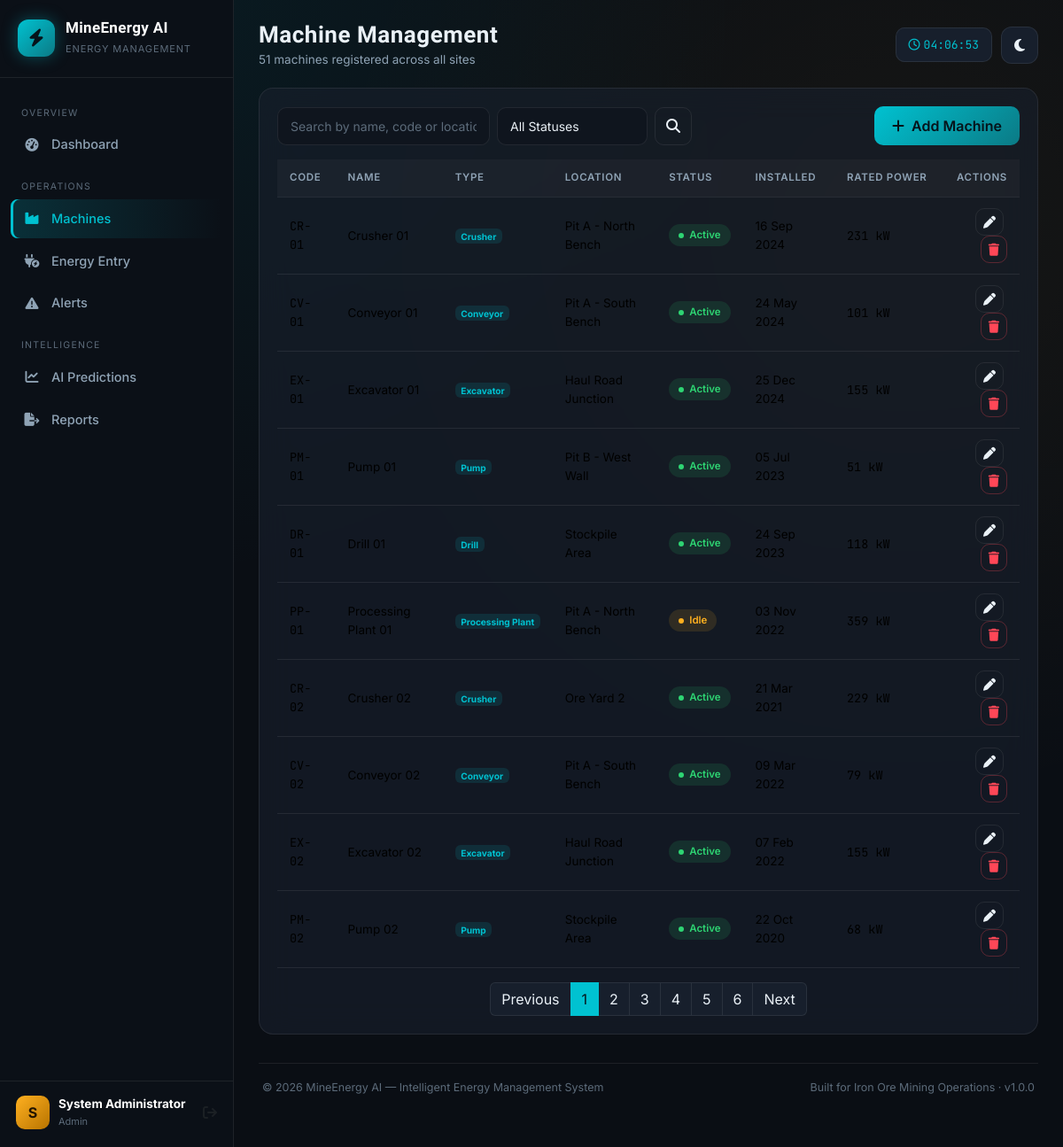
Page /machines/ (signed in) on the committed database.
### models/models.py (models this page shows, shortened)
class User(UserMixin, db.Model):
    __tablename__ = "users"
    id = db.Column(db.Integer, primary_key=True)
    full_name = db.Column(db.String(120), nullable=False)
    username = db.Column(db.String(80), unique=True, nullable=False, index=True)
    email = db.Column(db.String(120), unique=True, nullable=False)
    password_hash = db.Column(db.String(255), nullable=False)
    role = db.Column(db.String(30), default="Operator")  # Admin / Manager / Operator
    created_at = db.Column(db.DateTime, default=datetime.utcnow)

class Machine(db.Model):
    __tablename__ = "machines"
    id = db.Column(db.Integer, primary_key=True)
    machine_code = db.Column(db.String(20), unique=True, nullable=False)  # e.g. CR-01
    name = db.Column(db.String(120), nullable=False)
    machine_type = db.Column(db.String(50), nullable=False)  # Crusher, Conveyor, etc.
    location = db.Column(db.String(120), nullable=False)
    status = db.Column(db.String(20), default="Active")  # Active / Idle / Maintenance / Offline
    installation_date = db.Column(db.Date, nullable=False)
    rated_power_kw = db.Column(db.Float, default=100.0)  # nameplate power rating
    created_at = db.Column(db.DateTime, default=datetime.utcnow)
    energy_records = db.relationship(
        "EnergyRecord", backref="machine", lazy="dynamic", cascade="all, delete-orphan"
    )
    alerts = db.relationship(
        "Alert", backref="machine", lazy="dynamic", cascade="all, delete-orphan"
    )
    predictions = db.relationship(
        "Prediction", backref="machine", lazy="dynamic", cascade="all, delete-orphan"
    )

### routes/machines.py (the view, shortened to what this page needs)
@machines_bp.route("/")
@login_required
def index():
    search = request.args.get("q", "").strip()
    status_filter = request.args.get("status", "").strip()
    page = request.args.get("page", 1, type=int)
    query = Machine.query
    if status_filter:
        query = query.filter(Machine.status == status_filter)
    pagination = query.order_by(Machine.id).paginate(
        page=page, per_page=Config.MACHINES_PER_PAGE, error_out=False
    )
    return render_template(
        "machines.html",
        machines=pagination.items,
        pagination=pagination,
        search=search,
        status_filter=status_filter,
        machine_types=MACHINE_TYPES,
        statuses=STATUSES,
    )

### app.py (called while the page is built)
@login_manager.user_loader
def load_user(user_id):
    return db.session.get(User, int(user_id))

### utils/helpers.py (called while the page is built)
def format_number(value, decimals=1):
    try:
        return f"{float(value):,.{decimals}f}"
    except (TypeError, ValueError):
        return value

### templates/machines.html (shortened to what this page needs)
{% extends "base.html" %}
{% block page_title %}Machine Management{% endblock %}
{% block page_subtitle %}{{ pagination.total }} machines registered across all sites{% endblock %}
{% block content %}
<div class="glass-card fade-in-up">
  <div class="d-flex flex-wrap justify-content-between align-items-center gap-2 mb-3">
    <form class="d-flex gap-2 flex-wrap form-industrial" method="GET">
      <input type="text" name="q" value="{{ search }}" class="form-control" style="width:240px;" placeholder="Search by name, code or location...">
      <select name="status" class="form-select" style="width:170px;">
        <option value="">All Statuses</option>
      </select>
      <button class="btn btn-outline-industrial" type="submit"><i class="fa-solid fa-magnifying-glass"></i></button>
    </form>
    <a href="{{ url_for('machines.add') }}" class="btn btn-industrial">
      <i class="fa-solid fa-plus me-2"></i>Add Machine
    </a>
  </div>
  <div class="table-responsive">
    <table class="table table-industrial align-middle">
      <thead>
        <tr>
          <th>Code</th><th>Name</th><th>Type</th><th>Location</th>
          <th>Status</th><th>Installed</th><th>Rated Power</th><th class="text-end">Actions</th>
        </tr>
      </thead>
      <tbody>
        {% for m in machines %}
        <tr>
          <td class="mono">{{ m.machine_code }}</td>
          <td>{{ m.name }}</td>
          <td><span class="badge" style="background:rgba(0,194,209,0.12); color:var(--accent-cyan);">{{ m.machine_type }}</span></td>
          <td>{{ m.location }}</td>
          <td><span class="status-pill status-{{ m.status.lower() }}">{{ m.status }}</span></td>
          <td>{{ m.installation_date.strftime('%d %b %Y') }}</td>
          <td class="mono">{{ m.rated_power_kw | fmt(0) }} kW</td>
          <td class="text-end">
            <a href="{{ url_for('machines.edit', machine_id=m.id) }}" class="btn btn-sm btn-outline-industrial me-1" title="Edit">
              <i class="fa-solid fa-pen"></i>
            </a>
            <button class="btn btn-sm btn-outline-industrial" style="color:var(--accent-red); border-color:rgba(255,71,87,0.3);"
                    data-bs-toggle="modal" data-bs-target="#deleteModal{{ m.id }}" title="Delete">
              <i class="fa-solid fa-trash"></i>
            </button>
          </td>
        </tr>
        {% else %}
        <tr><td colspan="8" class="text-center text-muted py-4">No machines found matching your criteria.</td></tr>
        {% endfor %}
      </tbody>
    </table>
  </div>
  {% if pagination.pages > 1 %}
  <nav>
    <ul class="pagination justify-content-center mb-0">
      <li class="page-item {% if not pagination.has_prev %}disabled{% endif %}">
        <a class="page-link" href="{{ url_for('machines.index', page=pagination.prev_num, q=search, status=status_filter) }}">Previous</a>
      </li>
      {% for p in pagination.iter_pages() %}
        {% if p %}
        <li class="page-item {% if p == pagination.page %}active{% endif %}">
          <a class="page-link" href="{{ url_for('machines.index', page=p, q=search, status=status_filter) }}">{{ p }}</a>
        </li>
        {% else %}
        <li class="page-item disabled"><span class="page-link">&hellip;</span></li>
        {% endif %}
      {% endfor %}
      <li class="page-item {% if not pagination.has_next %}disabled{% endif %}">
        <a class="page-link" href="{{ url_for('machines.index', page=pagination.next_num, q=search, status=status_filter) }}">Next</a>
      </li>
    </ul>
  </nav>
  {% endif %}
</div>
{% endblock %}

### templates/base.html (shortened to what this page needs)
<!DOCTYPE html>
<html lang="en" data-theme="dark">
<head>
<link href="https://cdnjs.cloudflare.com/ajax/libs/bootstrap/5.3.3/css/bootstrap.min.css" rel="stylesheet">
<link href="https://cdnjs.cloudflare.com/ajax/libs/font-awesome/6.5.1/css/all.min.css" rel="stylesheet">
<link href="{{ url_for('static', filename='css/style.css') }}" rel="stylesheet">
</head>
<body>
{% if current_user.is_authenticated %}
<div class="app-shell">
  <aside class="sidebar" id="sidebar">
    <div class="sidebar-brand">
      <div class="brand-icon"><i class="fa-solid fa-bolt"></i></div>
      <div class="brand-text">
        <h5>MineEnergy AI</h5>
        <span>Energy Management</span>
      </div>
    </div>
    <nav class="sidebar-nav">
      <div class="nav-section-label">Overview</div>
      <a href="{{ url_for('dashboard.index') }}" class="nav-link {% if request.endpoint == 'dashboard.index' %}active{% endif %}">
        <i class="fa-solid fa-gauge-high"></i> Dashboard
      </a>
      <div class="nav-section-label">Operations</div>
      <a href="{{ url_for('machines.index') }}" class="nav-link {% if request.endpoint and request.endpoint.startswith('machines.') %}active{% endif %}">
        <i class="fa-solid fa-industry"></i> Machines
      </a>
      <a href="{{ url_for('energy.index') }}" class="nav-link {% if request.endpoint and request.endpoint.startswith('energy.') %}active{% endif %}">
        <i class="fa-solid fa-plug-circle-bolt"></i> Energy Entry
      </a>
      <a href="{{ url_for('alerts.index') }}" class="nav-link {% if request.endpoint and request.endpoint.startswith('alerts.') %}active{% endif %}">
        <i class="fa-solid fa-triangle-exclamation"></i> Alerts
      </a>
      <div class="nav-section-label">Intelligence</div>
      <a href="{{ url_for('predictions.index') }}" class="nav-link {% if request.endpoint and request.endpoint.startswith('predictions.') %}active{% endif %}">
        <i class="fa-solid fa-chart-line"></i> AI Predictions
      </a>
      <a href="{{ url_for('reports.index') }}" class="nav-link {% if request.endpoint and request.endpoint.startswith('reports.') %}active{% endif %}">
        <i class="fa-solid fa-file-export"></i> Reports
      </a>
    </nav>
    <div class="sidebar-footer">
      <div class="sidebar-user">
        <div class="avatar">{{ current_user.full_name[0] }}</div>
        <div class="info">
          <strong>{{ current_user.full_name }}</strong>
          <small>{{ current_user.role }}</small>
        </div>
        <a href="{{ url_for('auth.logout') }}" class="ms-auto text-muted" title="Logout">
          <i class="fa-solid fa-arrow-right-from-bracket"></i>
        </a>
      </div>
    </div>
  </aside>
  <main class="main-content">
    <div class="topbar">
      <div class="d-flex align-items-center gap-3">
        <div>
          <h1 class="page-title">{% block page_title %}Dashboard{% endblock %}</h1>
          <div class="page-subtitle">{% block page_subtitle %}Real-time energy intelligence for iron ore operations{% endblock %}</div>
        </div>
      </div>
      <div class="topbar-actions">
        <div class="live-clock"><i class="fa-regular fa-clock me-1"></i><span id="liveClock">--:--:--</span></div>
        <button class="theme-toggle-btn" id="themeToggle" title="Toggle theme">
          <i class="fa-solid fa-moon" id="themeIcon"></i>
        </button>
      </div>
    </div>
    <div class="toast-container position-fixed top-0 end-0 p-3">
    </div>
    {% block content %}{% endblock %}
    <footer class="app-footer">
      <div>&copy; {{ current_year }} MineEnergy AI &mdash; Intelligent Energy Management System</div>
      <div>Built for Iron Ore Mining Operations &middot; v1.0.0</div>
    </footer>
  </main>
</div>
{% else %}
  {% block guest_content %}{% endblock %}
{% endif %}
</body>
</html>

### rows in the picture
User: full_name "S", full_name "System Administrator", role "Admin"
Machine: machine_code "CR-01", name "Crusher 01", machine_type "Crusher", location "Pit A - North Bench", status "Active", installation_date "16 Sep 2024", rated_power_kw|fmt "231"
Machine: machine_code "CV-01", name "Conveyor 01", machine_type "Conveyor", location "Pit A - South Bench", status "Active", installation_date "24 May 2024", rated_power_kw|fmt "101"
Machine: machine_code "EX-01", name "Excavator 01", machine_type "Excavator", location "Haul Road Junction", status "Active", installation_date "25 Dec 2024", rated_power_kw|fmt "155"
Machine: machine_code "PM-01", name "Pump 01", machine_type "Pump", location "Pit B - West Wall", status "Active", installation_date "05 Jul 2023", rated_power_kw|fmt "51"
Machine: machine_code "DR-01", name "Drill 01", machine_type "Drill", location "Stockpile Area", status "Active", installation_date "24 Sep 2023", rated_power_kw|fmt "118"
Machine: machine_code "PP-01", name "Processing Plant 01", machine_type "Processing Plant", location "Pit A - North Bench", status "Idle", installation_date "03 Nov 2022", rated_power_kw|fmt "359"
Machine: machine_code "CR-02", name "Crusher 02", machine_type "Crusher", location "Ore Yard 2", status "Active", installation_date "21 Mar 2021", rated_power_kw|fmt "229"
Machine: machine_code "CV-02", name "Conveyor 02", machine_type "Conveyor", location "Pit A - South Bench", status "Active", installation_date "09 Mar 2022", rated_power_kw|fmt "79"
Machine: machine_code "EX-02", name "Excavator 02", machine_type "Excavator", location "Haul Road Junction", status "Active", installation_date "07 Feb 2022", rated_power_kw|fmt "155"
Machine: machine_code "PM-02", name "Pump 02", machine_type "Pump", location "Stockpile Area", status "Active", installation_date "22 Oct 2020", rated_power_kw|fmt "68"

### other values in the picture
{{ pagination.total }} "51"
{{ p }} "1" "2" "3" "4" "5" "6"
